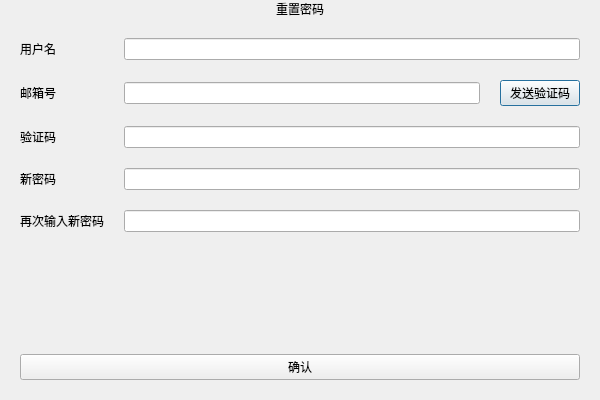
<?xml version="1.0" encoding="UTF-8"?>
<ui version="4.0">
 <class>ResetPwd</class>
 <widget class="QDialog" name="ResetPwd">
  <property name="geometry">
   <rect>
    <x>0</x>
    <y>0</y>
    <width>600</width>
    <height>400</height>
   </rect>
  </property>
  <property name="windowTitle">
   <string>重置密码</string>
  </property>
  <layout class="QVBoxLayout" name="verticalLayout">
   <property name="spacing">
    <number>20</number>
   </property>
   <property name="leftMargin">
    <number>20</number>
   </property>
   <property name="topMargin">
    <number>0</number>
   </property>
   <property name="rightMargin">
    <number>20</number>
   </property>
   <property name="bottomMargin">
    <number>20</number>
   </property>
   <item>
    <widget class="QLabel" name="HeaderLabel">
     <property name="text">
      <string>重置密码</string>
     </property>
     <property name="alignment">
      <set>Qt::AlignCenter</set>
     </property>
    </widget>
   </item>
   <item>
    <layout class="QFormLayout" name="formLayout">
     <property name="horizontalSpacing">
      <number>20</number>
     </property>
     <property name="verticalSpacing">
      <number>20</number>
     </property>
     <item row="1" column="0">
      <widget class="QLabel" name="label">
       <property name="text">
        <string>邮箱号</string>
       </property>
      </widget>
     </item>
     <item row="1" column="1">
      <layout class="QHBoxLayout" name="horizontalLayout">
       <item>
        <widget class="QLineEdit" name="EmailEdit"/>
       </item>
       <item>
        <widget class="QPushButton" name="sendBtn">
         <property name="text">
          <string>发送验证码</string>
         </property>
        </widget>
       </item>
      </layout>
     </item>
     <item row="2" column="0">
      <widget class="QLabel" name="label_2">
       <property name="text">
        <string>验证码</string>
       </property>
      </widget>
     </item>
     <item row="2" column="1">
      <widget class="QLineEdit" name="lineEdit_2"/>
     </item>
     <item row="3" column="0">
      <widget class="QLabel" name="label_3">
       <property name="text">
        <string>新密码</string>
       </property>
      </widget>
     </item>
     <item row="3" column="1">
      <widget class="QLineEdit" name="lineEdit_4"/>
     </item>
     <item row="4" column="0">
      <widget class="QLabel" name="label_4">
       <property name="text">
        <string>再次输入新密码</string>
       </property>
      </widget>
     </item>
     <item row="4" column="1">
      <widget class="QLineEdit" name="lineEdit_3"/>
     </item>
     <item row="0" column="0">
      <widget class="QLabel" name="label_5">
       <property name="text">
        <string>用户名</string>
       </property>
      </widget>
     </item>
     <item row="0" column="1">
      <widget class="QLineEdit" name="lineEdit_5"/>
     </item>
    </layout>
   </item>
   <item>
    <spacer name="verticalSpacer">
     <property name="orientation">
      <enum>Qt::Vertical</enum>
     </property>
     <property name="sizeHint" stdset="0">
      <size>
       <width>20</width>
       <height>40</height>
      </size>
     </property>
    </spacer>
   </item>
   <item>
    <widget class="QPushButton" name="confirmBtn">
     <property name="text">
      <string>确认</string>
     </property>
    </widget>
   </item>
  </layout>
 </widget>
 <resources/>
 <connections/>
</ui>
